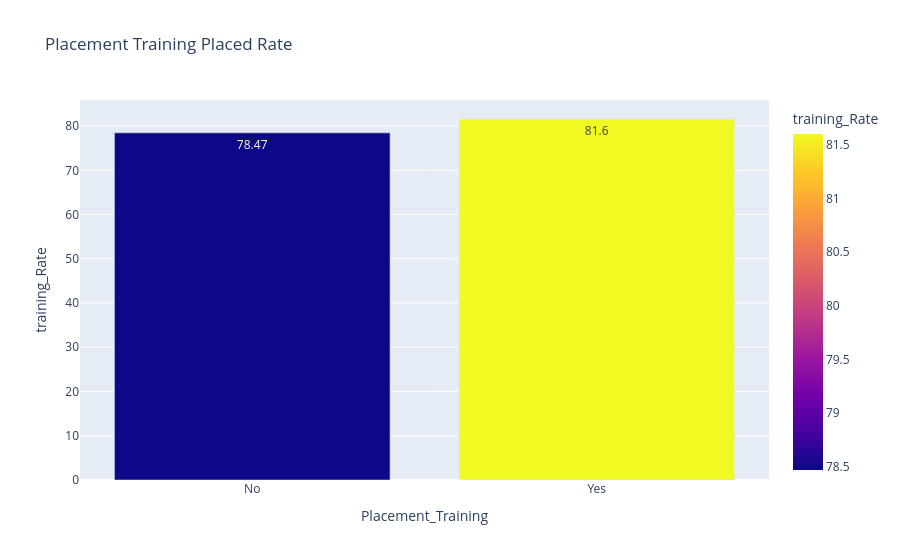

Write notebook code for a chart like this one.
### Code cell
px.bar(train_rate,x="Placement_Training",y="training_Rate",color="training_Rate",text="training_Rate",
title="Placement Training Placed Rate")

### Figure 1 — Plotly figure (JSON) as saved in the notebook; plotly's stock layout.template omitted (floating-point values rounded to 4 significant figures)
{"data": [{"hovertemplate": "Placement_Training=%{x}<br>training_Rate=%{marker.color}<extra></extra>", "legendgroup": "", "marker": {"color": [78.47, 81.6], "coloraxis": "coloraxis", "pattern": {"shape": ""}}, "name": "", "orientation": "v", "showlegend": false, "text": [78.47, 81.6], "textposition": "auto", "type": "bar", "x": ["No", "Yes"], "xaxis": "x", "y": [78.47, 81.6], "yaxis": "y"}], "layout": {"barmode": "relative", "coloraxis": {"colorbar": {"title": {"text": "training_Rate"}}, "colorscale": [[0, "#0d0887"], [0.1111, "#46039f"], [0.2222, "#7201a8"], [0.3333, "#9c179e"], [0.4444, "#bd3786"], [0.5556, "#d8576b"], [0.6667, "#ed7953"], [0.7778, "#fb9f3a"], [0.8889, "#fdca26"], [1, "#f0f921"]]}, "legend": {"tracegroupgap": 0}, "title": {"text": "Placement Training Placed Rate"}, "xaxis": {"anchor": "y", "domain": [0, 1], "title": {"text": "Placement_Training"}}, "yaxis": {"anchor": "x", "domain": [0, 1], "title": {"text": "training_Rate"}}}}
